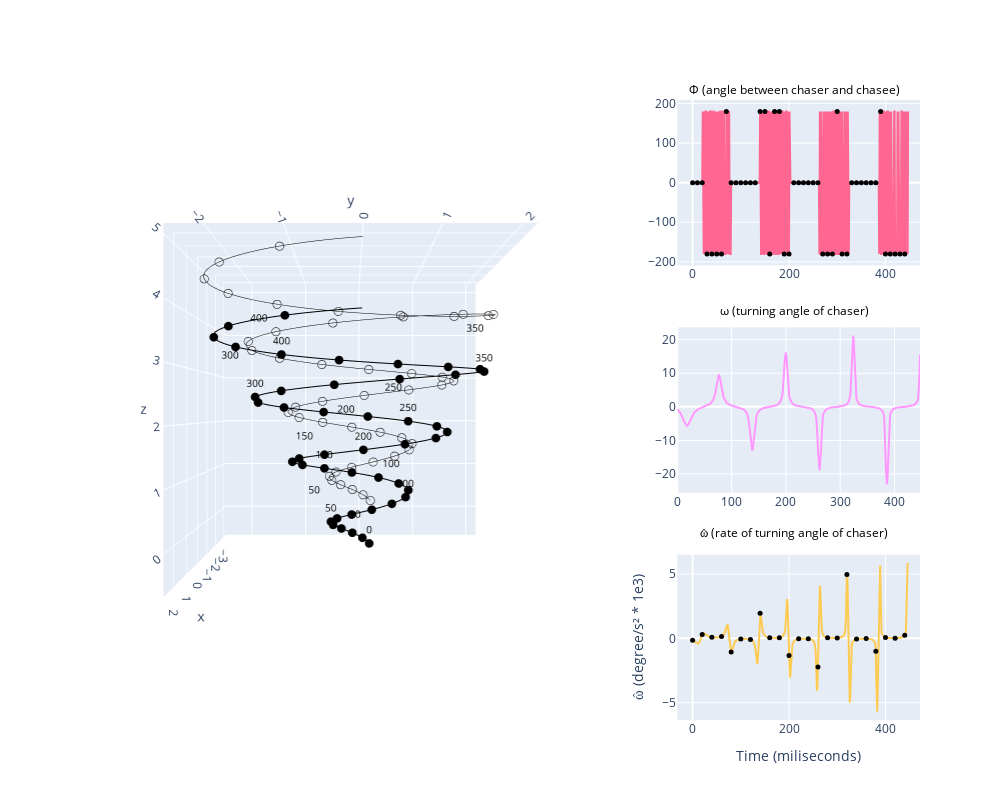

Notebook code cell kept with this figure:
### Code cell
# titles = titles = [
#     "", "", "θ (angle between chaser and chasee)",
#     "", "", "ω (turning angle of chaser)",
#     "", "", "ω̂ (rate of turning angle of chaser)"
# ]


fig = make_subplots(
    rows=3, cols=3,
#     subplot_titles=titles,
    specs=[
        [{"type": "scene", "rowspan": 3, "colspan": 2}, None, {"type": "xy"}],
        [None,                        None,              {"type": "xy"}],
        [None,                        None,              {"type": "xy"}]
          ])


################### the 3D chase plot #######################################################################
# 3D line plot to recreate the chase
line_trace_1 = go.Scatter3d(
    x = com_df.chaser_com_x, y = com_df.chaser_com_y, z = com_df.chaser_com_z,
    mode='lines',
    line=dict(color='black'),
    name='Line'
)

line_trace_2 = go.Scatter3d(
    x = com_df.chasee_com_x, y = com_df.chasee_com_y, z = com_df.chasee_com_z,
    mode='lines',
    line=dict(color='black', width=1),
    name='Line'
)

N = len(com_df)
# Markers every 10th point
marker_indices = np.arange(0, N, 10)

marker_trace_1 = go.Scatter3d(
    x=com_df.chaser_com_x[marker_indices],
    y=com_df.chaser_com_y[marker_indices],
    z=com_df.chaser_com_z[marker_indices],
    mode='markers',
    marker=dict(
        size=3,
        color='black',
        symbol='circle'
#         ['circle' if i % 2 == 0 else 'circle-open' for i in range(len(marker_indices))],
#         line=dict(width=1, color='black')
    ),
    name='Markers_chaser'
)

marker_trace_2 = go.Scatter3d(
    x=com_df.chasee_com_x[marker_indices],
    y=com_df.chasee_com_y[marker_indices],
    z=com_df.chasee_com_z[marker_indices],
    mode='markers',
    marker=dict(
        size=3,
        color='black',
        symbol='circle-open'
#         ['circle' if i % 2 == 0 else 'circle-open' for i in range(len(marker_indices))],
#         line=dict(width=1, color='black')
    ),
    name='Markers_chasee'
)


# Text labels every 50th point
text_indices = np.arange(0, N, 50)

text_trace_1 = go.Scatter3d(
    x=com_df.chaser_com_x[text_indices],
    y=com_df.chaser_com_y[text_indices],
    z=com_df.chaser_com_z[text_indices],
    mode='text',
    text=[str(i) for i in text_indices],
    textposition='top center',
    textfont=dict(size=10, color='black'),
    name='Labels_chaser'
)

text_trace_2 = go.Scatter3d(
    x=com_df.chasee_com_x[text_indices],
    y=com_df.chasee_com_y[text_indices],
    z=com_df.chasee_com_z[text_indices],
    mode='text',
    text=[str(i) for i in text_indices],
    textposition='bottom left',
    textfont=dict(size=10, color='black'),
    name='Labels_chasee'
)

# Create the figure

# Add all traces to the subplot
fig.add_trace(line_trace_1, row=1, col=1)
fig.add_trace(line_trace_2, row=1, col=1)
fig.add_trace(marker_trace_1, row=1, col=1)
fig.add_trace(marker_trace_2, row=1, col=1)
fig.add_trace(text_trace_1, row=1, col=1)
fig.add_trace(text_trace_2, row=1, col=1)

# Set the camera to view along the z-axis (xy plane)
fig.update_layout(
    scene_camera=dict(
        eye=dict(x=2.5, y=0., z=0.)  # Adjust z to control the distance
    ),
    scene=dict(
        aspectmode='cube'  # Keeps the aspect ratio uniform
    )
)

############## add all the chase variables as line plots in second column ###############################
###### angle between the chasee and chaser ##############################################################
marker_trace_theta = go.Scatter(
    x=time_Axis[marker_indices],
    y=chase_df.loc[:,'chase_phi'][marker_indices],
    mode='markers',
    marker=dict(
        size=5,
        color='black',
        symbol='circle'
    ),
    name='phi'
)

fig.add_trace(go.Scatter(
    x = time_Axis, y = chase_df.loc[:,'chase_phi'],
    mode = 'lines'),
              row = 1, col = 3)
fig.add_trace(marker_trace_theta, row = 1, col = 3)


####### turning angle for the chaser ####################################################################
omega = angular_speed_df.loc[:,'chaser_phi']
omega_smoothed = signal.savgol_filter(omega, 10, 3)


fig.add_trace(go.Scatter(
        x = time_Axis, y = omega_smoothed
        , mode = 'lines'
        ),
             row = 2, col = 3)

######## rate of turning angle for the chaser ############################################################
omega_hat = np.diff(omega_smoothed)

marker_indices = np.arange(0, len(omega_hat), 20)
marker_trace_omega_hat = go.Scatter(
    x=time_Axis[marker_indices], 
    y=omega_hat[marker_indices],
    mode='markers',
    marker=dict(
        size=5,
        color='black',
        symbol='circle'
    ),
    name='omega_hat'
)

fig.add_trace(go.Scatter(
    x = time_Axis, y = omega_hat,
    mode = 'lines'),
              row = 3, col = 3)
fig.add_trace(marker_trace_omega_hat, row = 3, col = 3)

# Add manual annotations for column 3 titles
titles = [
    "Φ (angle between chaser and chasee)",
    "ω (turning angle of chaser)",
    "ω̂ (rate of turning angle of chaser)"
]

for i, title in enumerate(titles):
    fig.add_annotation(
        text=title,
        xref="paper",
        yref="paper",
        x=0.85,  # far right (col 3)
        y=1.0 - (i * 1 / 2.8),  # top, middle, bottom
        xanchor="center",
        yanchor="bottom",
        showarrow=False,
        font=dict(size=12, color="black")
    )

# Final layout tweaks
fig.update_layout(
    height=800,
    width=1000,
#     title_text="Custom Titles for Column 3 Subplots",
    showlegend=False
)

fig.update_layout({
    'xaxis3': dict(title='Time (miliseconds)'),
    "yaxis3": dict(title="ω̂ (degree/s² * 1e3)", showgrid=True)
    })


fig.show()
# fig.write_html("../dataFolders/MuscaChasingMusca/Sampled1K_Figures/Chase_relationships/" + name + "phi_visualization.html")
fig.write_html("../dataFolders/MuscaChasingMusca/Outputs/" + name + "phi_visualization.html")

### Figure 1 — Plotly figure (JSON) as saved in the notebook; plotly's stock layout.template omitted (floating-point values rounded to 4 significant figures; data arrays with more than 128 entries replaced by an {"elided": "..."} marker saying what was removed)
{"data": [{"line": {"color": "black"}, "mode": "lines", "name": "Line", "scene": "scene", "type": "scatter3d", "x": {"elided": "450 float values"}, "y": {"elided": "450 float values"}, "z": {"elided": "450 float values"}}, {"line": {"color": "black", "width": 1}, "mode": "lines", "name": "Line", "scene": "scene", "type": "scatter3d", "x": {"elided": "450 float values"}, "y": {"elided": "450 float values"}, "z": {"elided": "450 float values"}}, {"marker": {"color": "black", "size": 3, "symbol": "circle"}, "mode": "markers", "name": "Markers_chaser", "scene": "scene", "type": "scatter3d", "x": [-1.204, -1.3, -1.327, -1.254, -1.081, -0.8395, -0.592, -0.4128, -0.368, -0.4928, -0.7774, -1.164, -1.557, -1.849, -1.947, -1.803, -1.43, -0.9059, -0.3568, 0.07304, 0.2588, 0.1306, -0.3028, -0.9512, -1.66, -2.249, -2.554, -2.479, -2.016, -1.263, -0.3965, 0.3659, 0.821, 0.8342, 0.378, -0.4551, -1.47, -2.416, -3.046, -3.184, -2.771, -1.888, -0.7397, 0.3925, 1.219], "y": [0.147, 0.03606, -0.1321, -0.3125, -0.446, -0.4774, -0.3748, -0.1432, 0.1711, 0.4899, 0.722, 0.789, 0.6503, 0.3184, -0.1381, -0.6084, -0.9663, -1.104, -0.9634, -0.5566, 0.03171, 0.6607, 1.168, 1.409, 1.303, 0.8508, 0.1472, -0.6413, -1.315, -1.692, -1.656, -1.192, -0.3959, 0.5466, 1.4, 1.94, 2.011, 1.571, 0.7093, -0.3749, -1.414, -2.14, -2.353, -1.976, -1.081], "z": [-0.499, -0.3988, -0.2986, -0.1984, -0.0982, 0.002004, 0.1022, 0.2024, 0.3026, 0.4028, 0.503, 0.6032, 0.7034, 0.8036, 0.9038, 1.004, 1.104, 1.204, 1.305, 1.405, 1.505, 1.605, 1.705, 1.806, 1.906, 2.006, 2.106, 2.206, 2.307, 2.407, 2.507, 2.607, 2.707, 2.808, 2.908, 3.008, 3.108, 3.208, 3.309, 3.409, 3.509, 3.609, 3.709, 3.81, 3.91]}, {"marker": {"color": "black", "size": 3, "symbol": "circle-open"}, "mode": "markers", "name": "Markers_chasee", "scene": "scene", "type": "scatter3d", "x": [-0.2045, -0.3, -0.3269, -0.2543, -0.0809, 0.1605, 0.408, 0.5872, 0.632, 0.5072, 0.2226, -0.1637, -0.557, -0.8488, -0.9469, -0.8028, -0.43, 0.09406, 0.6432, 1.073, 1.259, 1.131, 0.6972, 0.04882, -0.6602, -1.249, -1.554, -1.479, -1.016, -0.2631, 0.6035, 1.366, 1.821, 1.834, 1.378, 0.5449, -0.4704, -1.416, -2.046, -2.184, -1.771, -0.8883, 0.2603, 1.393, 2.219], "y": [0.147, 0.03606, -0.1321, -0.3125, -0.446, -0.4774, -0.3748, -0.1432, 0.1711, 0.4899, 0.722, 0.789, 0.6503, 0.3184, -0.1381, -0.6084, -0.9663, -1.104, -0.9634, -0.5566, 0.03171, 0.6607, 1.168, 1.409, 1.303, 0.8508, 0.1472, -0.6413, -1.315, -1.692, -1.656, -1.192, -0.3959, 0.5466, 1.4, 1.94, 2.011, 1.571, 0.7093, -0.3749, -1.414, -2.14, -2.353, -1.976, -1.081], "z": [0.501, 0.6012, 0.7014, 0.8016, 0.9018, 1.002, 1.102, 1.202, 1.303, 1.403, 1.503, 1.603, 1.703, 1.804, 1.904, 2.004, 2.104, 2.204, 2.305, 2.405, 2.505, 2.605, 2.705, 2.806, 2.906, 3.006, 3.106, 3.206, 3.307, 3.407, 3.507, 3.607, 3.707, 3.808, 3.908, 4.008, 4.108, 4.208, 4.309, 4.409, 4.509, 4.609, 4.709, 4.81, 4.91]}, {"mode": "text", "name": "Labels_chaser", "scene": "scene", "text": ["0", "50", "100", "150", "200", "250", "300", "350", "400"], "textfont": {"color": "black", "size": 10}, "textposition": "top center", "type": "scatter3d", "x": [-1.204, -0.8395, -0.7774, -1.803, 0.2588, -2.249, -0.3965, -0.4551, -2.771], "y": [0.147, -0.4774, 0.722, -0.6084, 0.03171, 0.8508, -1.656, 1.94, -1.414], "z": [-0.499, 0.002004, 0.503, 1.004, 1.505, 2.006, 2.507, 3.008, 3.509]}, {"mode": "text", "name": "Labels_chasee", "scene": "scene", "text": ["0", "50", "100", "150", "200", "250", "300", "350", "400"], "textfont": {"color": "black", "size": 10}, "textposition": "bottom left", "type": "scatter3d", "x": [-0.2045, 0.1605, 0.2226, -0.8028, 1.259, -1.249, 0.6035, 0.5449, -1.771], "y": [0.147, -0.4774, 0.722, -0.6084, 0.03171, 0.8508, -1.656, 1.94, -1.414], "z": [0.501, 1.002, 1.503, 2.004, 2.505, 3.006, 3.507, 4.008, 4.509]}, {"mode": "lines", "type": "scatter", "x": {"elided": "448 int values"}, "xaxis": "x", "y": {"elided": "448 float values"}, "yaxis": "y"}, {"marker": {"color": "black", "size": 5, "symbol": "circle"}, "mode": "markers", "name": "phi", "type": "scatter", "x": [0, 10, 20, 30, 40, 50, 60, 70, 80, 90, 100, 110, 120, 130, 140, 150, 160, 170, 180, 190, 200, 210, 220, 230, 240, 250, 260, 270, 280, 290, 300, 310, 320, 330, 340, 350, 360, 370, 380, 390, 400, 410, 420, 430, 440], "xaxis": "x", "y": [0, 0, -3.231e-11, -180, -180.0, -180.0, -180, 180.0, 3.871e-11, 3.14e-12, 0, 0, 0, -5.607e-12, 180.0, 180.0, -180.0, 180.0, 180.0, -180, -180.0, -8.593e-12, 4.423e-12, 1.761e-12, -3.691e-12, 0, 4.373e-11, -180.0, -180.0, -180, 180.0, -180.0, -180, 1.005e-11, 0, 0, -4.927e-12, -9.35e-12, 6.708e-12, 180.0, -180, -180, -180, -180.0, -180.0], "yaxis": "y"}, {"mode": "lines", "type": "scatter", "x": {"elided": "448 int values"}, "xaxis": "x2", "y": {"elided": "448 float values"}, "yaxis": "y2"}, {"mode": "lines", "type": "scatter", "x": {"elided": "448 int values"}, "xaxis": "x3", "y": {"elided": "447 float values"}, "yaxis": "y3"}, {"marker": {"color": "black", "size": 5, "symbol": "circle"}, "mode": "markers", "name": "omega_hat", "type": "scatter", "x": [0, 20, 40, 60, 80, 100, 120, 140, 160, 180, 200, 220, 240, 260, 280, 300, 320, 340, 360, 380, 400, 420, 440], "xaxis": "x3", "y": [-0.1511, 0.303, 0.07579, 0.1359, -1.055, -0.0503, -0.08671, 1.941, 0.04186, 0.05293, -1.333, -0.04022, -0.03363, -2.238, 0.04314, 0.02274, 4.959, -0.05088, -0.01649, -0.9961, 0.06568, 0.01286, 0.2489], "yaxis": "y3"}], "layout": {"annotations": [{"font": {"color": "black", "size": 12}, "showarrow": false, "text": "Φ (angle between chaser and chasee)", "x": 0.85, "xanchor": "center", "xref": "paper", "y": 1, "yanchor": "bottom", "yref": "paper"}, {"font": {"color": "black", "size": 12}, "showarrow": false, "text": "ω (turning angle of chaser)", "x": 0.85, "xanchor": "center", "xref": "paper", "y": 0.6429, "yanchor": "bottom", "yref": "paper"}, {"font": {"color": "black", "size": 12}, "showarrow": false, "text": "ω̂ (rate of turning angle of chaser)", "x": 0.85, "xanchor": "center", "xref": "paper", "y": 0.2857, "yanchor": "bottom", "yref": "paper"}], "height": 800, "scene": {"aspectmode": "cube", "camera": {"eye": {"x": 2.5, "y": 0, "z": 0}}, "domain": {"x": [0, 0.6444], "y": [0, 1]}}, "showlegend": false, "width": 1000, "xaxis": {"anchor": "y", "domain": [0.7111, 1]}, "xaxis2": {"anchor": "y2", "domain": [0.7111, 1]}, "xaxis3": {"anchor": "y3", "domain": [0.7111, 1], "title": {"text": "Time (miliseconds)"}}, "yaxis": {"anchor": "x", "domain": [0.7333, 1]}, "yaxis2": {"anchor": "x2", "domain": [0.3667, 0.6333]}, "yaxis3": {"anchor": "x3", "domain": [0, 0.2667], "showgrid": true, "title": {"text": "ω̂ (degree/s² * 1e3)"}}}}
